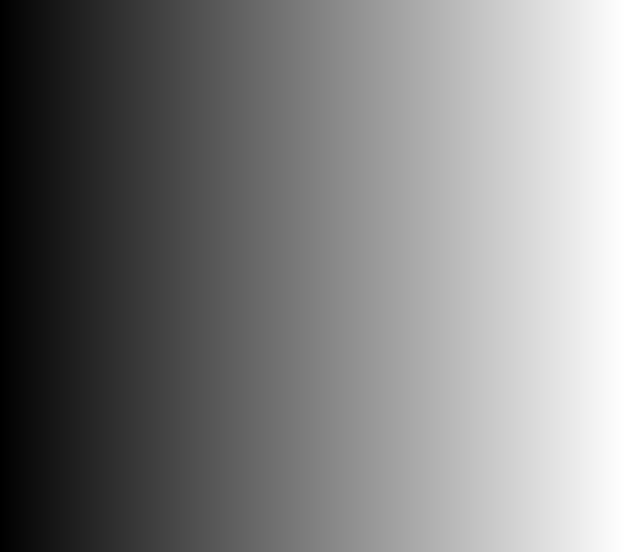
<?xml version="1.0" encoding="UTF-8"?>
<ui version="4.0">
 <class>Form</class>
 <widget class="QWidget" name="Form">
  <property name="geometry">
   <rect>
    <x>0</x>
    <y>0</y>
    <width>624</width>
    <height>552</height>
   </rect>
  </property>
  <property name="windowTitle">
   <string>Form</string>
  </property>
  <property name="styleSheet">
   <string notr="true">background-color: qlineargradient(spread:pad, x1:0, y1:0, x2:1, y2:0, stop:0 rgba(0, 0, 0, 255), stop:1 rgba(255, 255, 255, 255));</string>
  </property>
 </widget>
 <resources/>
 <connections/>
</ui>
